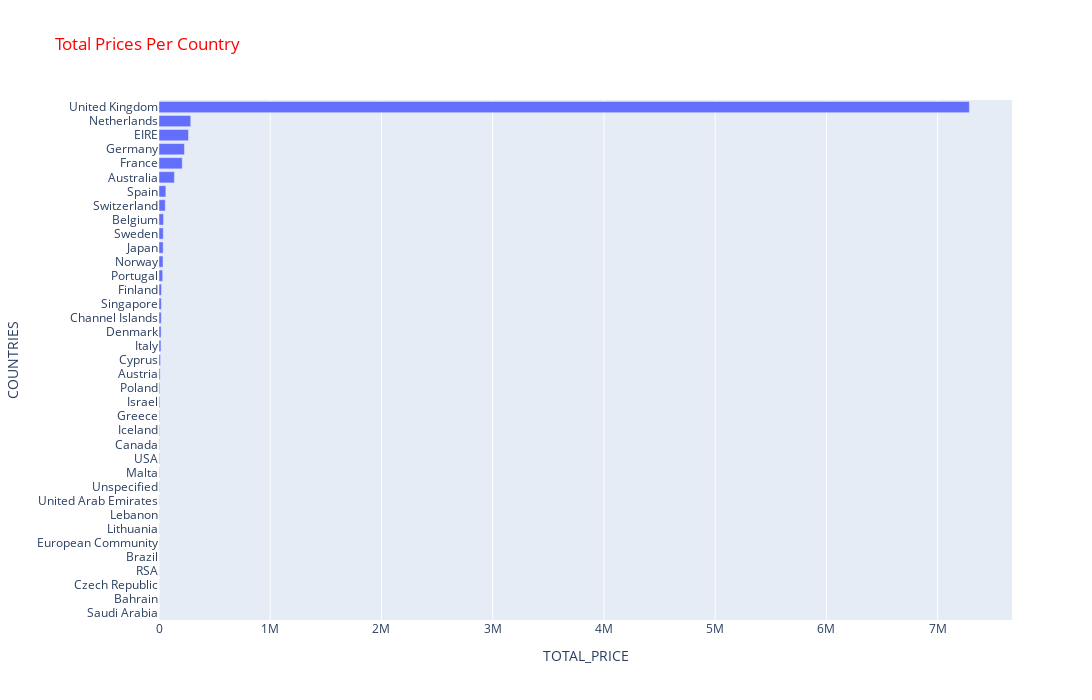

The notebook cell this image was saved under:
### Code cell
# PLOTLY BAR PLOT
import plotly.express as px
plt.figure(figsize = (16,9))
fig = px.bar(df_total_price, 
             x = "total_price", 
             y = df_total_price.index, 
             title="Total Prices Per Country")
fig.update_yaxes(categoryorder='total ascending')
fig.update_layout(xaxis_title="TOTAL_PRICE",yaxis_title="COUNTRIES", autosize=False, width=1400, height=700, title_font_color="red",)
fig.show()

### Figure 1 — Plotly figure (JSON) as saved in the notebook; plotly's stock layout.template omitted (floating-point values rounded to 4 significant figures)
{"data": [{"alignmentgroup": "True", "hovertemplate": "total_price=%{x}<br>country=%{y}<extra></extra>", "legendgroup": "", "marker": {"color": "#636efa", "pattern": {"shape": ""}}, "name": "", "offsetgroup": "", "orientation": "h", "showlegend": false, "textposition": "auto", "type": "bar", "x": [7285000.0, 285400.0, 265300.0, 228700.0, 208900.0, 138500.0, 61560.0, 56440.0, 41200.0, 38370.0, 37420.0, 36170.0, 33380.0, 22550.0, 21280.0, 20440.0, 18960.0, 17480.0, 13500.0, 10200.0, 7335.0, 7216.0, 4761.0, 4310, 3666.0, 3580.0, 2726.0, 2661.0, 1902.0, 1694.0, 1661.0, 1300.0, 1144.0, 1002.0, 826.7, 548.4, 145.9], "xaxis": "x", "y": ["United Kingdom", "Netherlands", "EIRE", "Germany", "France", "Australia", "Spain", "Switzerland", "Belgium", "Sweden", "Japan", "Norway", "Portugal", "Finland", "Singapore", "Channel Islands", "Denmark", "Italy", "Cyprus", "Austria", "Poland", "Israel", "Greece", "Iceland", "Canada", "USA", "Malta", "Unspecified", "United Arab Emirates", "Lebanon", "Lithuania", "European Community", "Brazil", "RSA", "Czech Republic", "Bahrain", "Saudi Arabia"], "yaxis": "y"}], "layout": {"autosize": false, "barmode": "relative", "height": 700, "legend": {"tracegroupgap": 0}, "title": {"font": {"color": "red"}, "text": "Total Prices Per Country"}, "width": 1400, "xaxis": {"anchor": "y", "domain": [0, 1], "title": {"text": "TOTAL_PRICE"}}, "yaxis": {"anchor": "x", "categoryorder": "total ascending", "domain": [0, 1], "title": {"text": "COUNTRIES"}}}}
